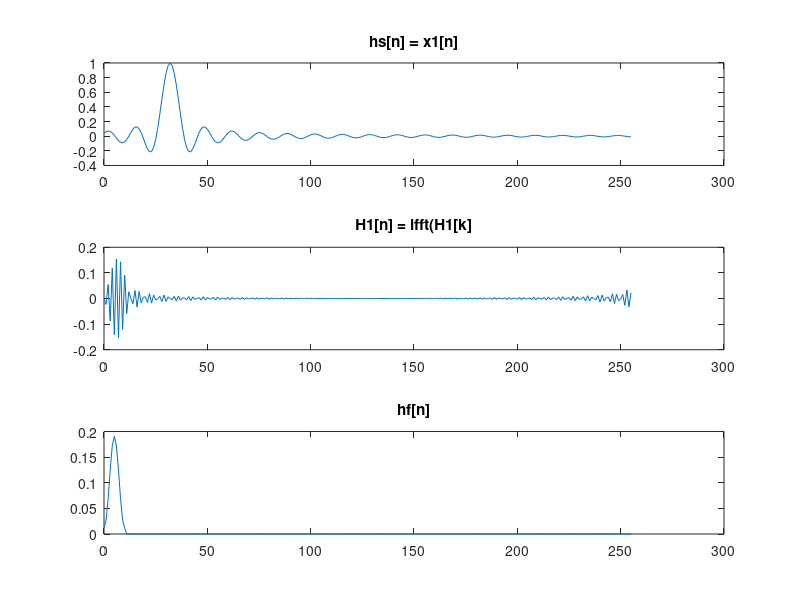
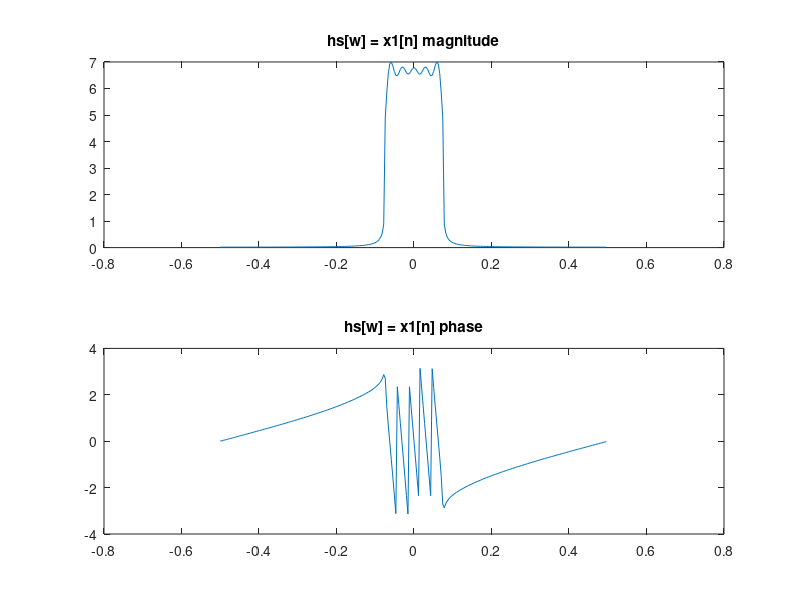
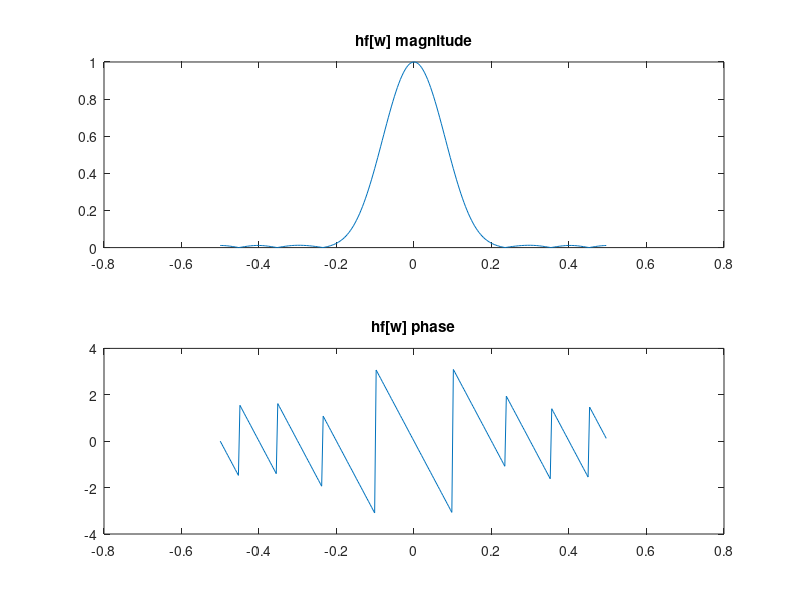
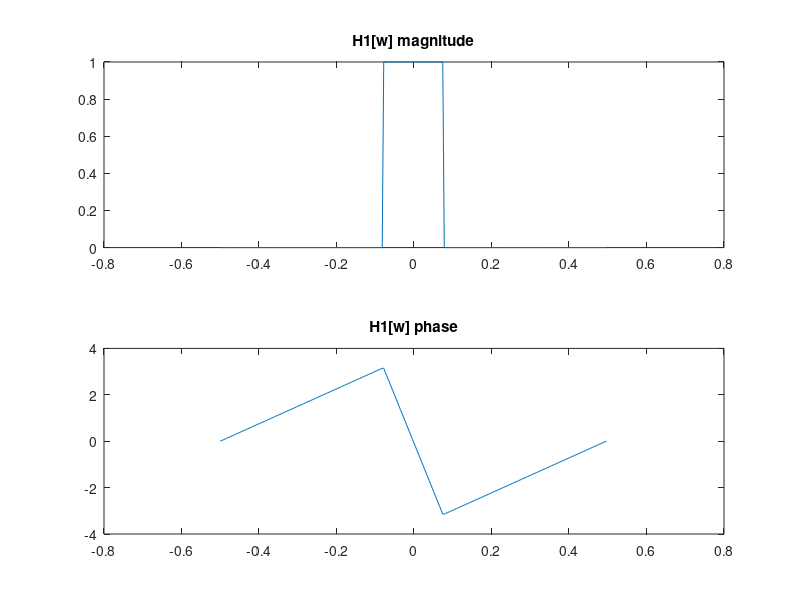

Recreate these plots in MATLAB, in order. (Note: this script raises an error after producing the figures.)
%file name: EX3
% NAME: Zhimingyuan Liu
%discription:Establish ideal low pass filter, sinc low pass filter, 10th
% order FIR Low pass Filter. Then apply the filter to the flute sound.
clear all; close all;

n =0 :255;
H1_mag = [zeros( 1,108), ones(1,40), zeros(1,108)];
H1_ang = [linspace(0,pi,108),linspace(pi,-pi,40),linspace(-pi,0,108)];
H = H1_mag.*exp(H1_ang.*sqrt(-1));

H1 = ifft(H);
H2 =[zeros(1,216), ones(1,80),zeros(1,216)];
h2 = ifft(H2);

f = fir1(10,0.08);
delta = [1, zeros(1,255)];

hf = filter(f, 1 , delta);

X1 = sinc(0.15*(n-32));

figure(1);
subplot(3,1,1);
plot(n,X1);
title('hs[n] = x1[n]');
subplot(3,1,2);
plot(n,H1);
title('H1[n] = ifft(H1[k]');
subplot(3,1,3);
plot(n,hf);
title('hf[n]');


x1_abs = abs(fftshift(fft(X1,256)));
x1_ang = angle(fftshift(fft(X1,256)));
hf_abs = abs(fftshift(fft(hf,256)));
hf_ang = angle(fftshift(fft(hf,256)));

N = 256;
w = (-N/2:(N/2)-1)*1/N;

% Plot the filters' magnitude and phase
figure(2);
subplot(2,1,1);
plot(w,x1_abs);
title('hs[w] = x1[n] magnitude');
subplot(2,1,2);
plot(w,x1_ang);
title('hs[w] = x1[n] phase');

figure(3);
subplot(2,1,1);
plot(w,hf_abs);
title('hf[w] magnitude');
subplot(2,1,2);
plot(w,hf_ang);
title('hf[w] phase');

figure(4);
subplot(2,1,1);
plot(w,H1_mag);
title('H1[w] magnitude');
subplot(2,1,2);
plot(w,H1_ang);
title('H1[w] phase');

% read the flute sound 
[yh,Fs] = audioread('flute-short.wav');
y = yh.';

% Apply sinc and FIR filter to the sound
y1 = conv(y,X1,'same');
y2 = filter(f,1,y);

% Apply ideal filter to the sound
y_fft_3 = fftshift(fft(y,256));
y3_f = y_fft_3.*H;
y3 = ifft(ifftshift(y3_f));

% extract magnitude of the filtered signal
y_fft = log(abs(fftshift(fft(y,256))));
y1_fft = log(abs(fftshift(fft(y1,256))));
y2_fft = log(abs(fftshift(fft(y2,256))));
y3_fft = log(abs(y3_f));
N = 256;
w = (-N/2:(N/2)-1)*Fs/N;

% Plot the three filtered signals' magnitude
figure(5);
subplot(4,1,1);
plot(w,y_fft);
title('original');
subplot(4,1,2);
plot(w,y1_fft);
title('sinc filter');
subplot(4,1,3);
plot(w,y2_fft);
title('10th order FIR');
subplot(4,1,4);
plot(w,y3_fft);
xlim([-6000 6000]);
title('ideal filter');

audiowrite('flute_sinc.wav',y1,Fs);
audiowrite('flute_FIR.wav',y2,Fs);
audiowrite('flute_ideal.wav',y3,Fs);

